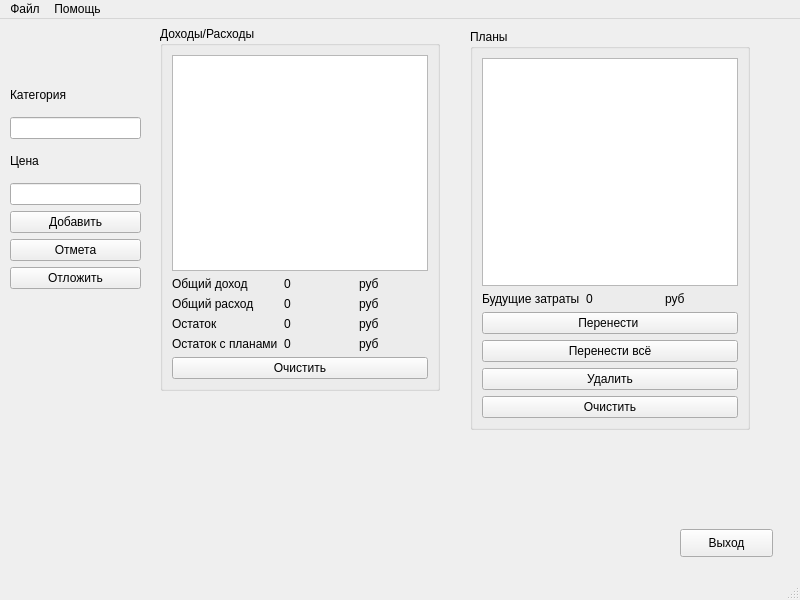
<?xml version="1.0" encoding="UTF-8"?>
<ui version="4.0">
 <class>MainWindow</class>
 <widget class="QMainWindow" name="MainWindow">
  <property name="geometry">
   <rect>
    <x>0</x>
    <y>0</y>
    <width>800</width>
    <height>600</height>
   </rect>
  </property>
  <property name="windowTitle">
   <string>MainWindow</string>
  </property>
  <widget class="QWidget" name="centralwidget">
   <widget class="QGroupBox" name="groupBox">
    <property name="geometry">
     <rect>
      <x>160</x>
      <y>7</y>
      <width>280</width>
      <height>365</height>
     </rect>
    </property>
    <property name="title">
     <string>Доходы/Расходы</string>
    </property>
    <layout class="QVBoxLayout" name="verticalLayout_11">
     <item>
      <widget class="QListWidget" name="listWidget"/>
     </item>
     <item>
      <layout class="QVBoxLayout" name="verticalLayout_5">
       <item>
        <layout class="QHBoxLayout" name="horizontalLayout_2">
         <item>
          <layout class="QVBoxLayout" name="verticalLayout_4">
           <item>
            <widget class="QLabel" name="label_Income_2">
             <property name="text">
              <string>Общий доход</string>
             </property>
            </widget>
           </item>
           <item>
            <widget class="QLabel" name="label_2">
             <property name="text">
              <string>Общий расход</string>
             </property>
            </widget>
           </item>
           <item>
            <widget class="QLabel" name="label_3">
             <property name="text">
              <string>Остаток</string>
             </property>
            </widget>
           </item>
           <item>
            <widget class="QLabel" name="label_10">
             <property name="text">
              <string>Остаток с планами</string>
             </property>
            </widget>
           </item>
          </layout>
         </item>
         <item>
          <layout class="QVBoxLayout" name="verticalLayout_3">
           <item>
            <widget class="QLabel" name="label_Income">
             <property name="text">
              <string>0</string>
             </property>
            </widget>
           </item>
           <item>
            <widget class="QLabel" name="label_Spending">
             <property name="text">
              <string>0</string>
             </property>
            </widget>
           </item>
           <item>
            <widget class="QLabel" name="label_Total">
             <property name="text">
              <string>0</string>
             </property>
            </widget>
           </item>
           <item>
            <widget class="QLabel" name="label_TotalWithFuture">
             <property name="text">
              <string>0</string>
             </property>
            </widget>
           </item>
          </layout>
         </item>
         <item>
          <layout class="QVBoxLayout" name="verticalLayout_2">
           <item>
            <widget class="QLabel" name="label_7">
             <property name="text">
              <string>руб</string>
             </property>
            </widget>
           </item>
           <item>
            <widget class="QLabel" name="label_8">
             <property name="text">
              <string>руб</string>
             </property>
            </widget>
           </item>
           <item>
            <widget class="QLabel" name="label_9">
             <property name="text">
              <string>руб</string>
             </property>
            </widget>
           </item>
           <item>
            <widget class="QLabel" name="label_13">
             <property name="text">
              <string>руб</string>
             </property>
            </widget>
           </item>
          </layout>
         </item>
        </layout>
       </item>
       <item>
        <widget class="QPushButton" name="clear_ListWirdget">
         <property name="text">
          <string>Очистить</string>
         </property>
        </widget>
       </item>
      </layout>
     </item>
    </layout>
   </widget>
   <widget class="QGroupBox" name="groupBox_2">
    <property name="geometry">
     <rect>
      <x>470</x>
      <y>10</y>
      <width>280</width>
      <height>401</height>
     </rect>
    </property>
    <property name="title">
     <string>Планы</string>
    </property>
    <layout class="QVBoxLayout" name="verticalLayout_10">
     <item>
      <widget class="QListWidget" name="listWidget_Plans"/>
     </item>
     <item>
      <layout class="QVBoxLayout" name="verticalLayout">
       <item>
        <layout class="QHBoxLayout" name="horizontalLayout">
         <item>
          <widget class="QLabel" name="label_6">
           <property name="text">
            <string>Будущие затраты</string>
           </property>
          </widget>
         </item>
         <item>
          <widget class="QLabel" name="label_FutureSpending">
           <property name="text">
            <string>0</string>
           </property>
          </widget>
         </item>
         <item>
          <widget class="QLabel" name="label_11">
           <property name="text">
            <string>руб</string>
           </property>
          </widget>
         </item>
        </layout>
       </item>
       <item>
        <widget class="QPushButton" name="add_To_MainList">
         <property name="text">
          <string>Перенести </string>
         </property>
        </widget>
       </item>
       <item>
        <widget class="QPushButton" name="transferAll">
         <property name="text">
          <string>Перенести всё</string>
         </property>
        </widget>
       </item>
       <item>
        <widget class="QPushButton" name="DeletePlan">
         <property name="text">
          <string>Удалить</string>
         </property>
        </widget>
       </item>
       <item>
        <widget class="QPushButton" name="clear_list_Plans">
         <property name="text">
          <string>Очистить</string>
         </property>
        </widget>
       </item>
      </layout>
     </item>
    </layout>
   </widget>
   <widget class="QPushButton" name="Exit">
    <property name="geometry">
     <rect>
      <x>680</x>
      <y>510</y>
      <width>93</width>
      <height>28</height>
     </rect>
    </property>
    <property name="text">
     <string>Выход</string>
    </property>
   </widget>
   <widget class="QWidget" name="layoutWidget">
    <property name="geometry">
     <rect>
      <x>10</x>
      <y>60</y>
      <width>131</width>
      <height>210</height>
     </rect>
    </property>
    <layout class="QVBoxLayout" name="verticalLayout_9">
     <item>
      <layout class="QVBoxLayout" name="verticalLayout_8">
       <item>
        <widget class="QLabel" name="label_4">
         <property name="text">
          <string>Категория</string>
         </property>
        </widget>
       </item>
       <item>
        <widget class="QLineEdit" name="line_Category"/>
       </item>
      </layout>
     </item>
     <item>
      <layout class="QVBoxLayout" name="verticalLayout_7">
       <item>
        <widget class="QLabel" name="label_5">
         <property name="text">
          <string>Цена</string>
         </property>
        </widget>
       </item>
       <item>
        <widget class="QLineEdit" name="line_Price"/>
       </item>
      </layout>
     </item>
     <item>
      <layout class="QVBoxLayout" name="verticalLayout_6">
       <item>
        <widget class="QPushButton" name="pushButton_Add">
         <property name="text">
          <string>Добавить</string>
         </property>
        </widget>
       </item>
       <item>
        <widget class="QPushButton" name="pushButton_Cansel">
         <property name="text">
          <string>Отмета</string>
         </property>
        </widget>
       </item>
       <item>
        <widget class="QPushButton" name="pushButton_addToPlans">
         <property name="text">
          <string>Отложить</string>
         </property>
        </widget>
       </item>
      </layout>
     </item>
    </layout>
   </widget>
  </widget>
  <widget class="QMenuBar" name="menubar">
   <property name="geometry">
    <rect>
     <x>0</x>
     <y>0</y>
     <width>800</width>
     <height>26</height>
    </rect>
   </property>
   <widget class="QMenu" name="menu">
    <property name="title">
     <string>Файл</string>
    </property>
    <widget class="QMenu" name="menu_2">
     <property name="title">
      <string>Сохранить</string>
     </property>
     <addaction name="Save_Current"/>
     <addaction name="Save_Previous"/>
     <addaction name="SaveFuturePlans"/>
    </widget>
    <widget class="QMenu" name="menu_3">
     <property name="title">
      <string>Загрузить</string>
     </property>
     <addaction name="DownloadCurrent"/>
     <addaction name="DownoadPrevious"/>
     <addaction name="DownloadFuturePlans"/>
    </widget>
    <addaction name="menu_2"/>
    <addaction name="menu_3"/>
    <addaction name="action_Exit"/>
   </widget>
   <widget class="QMenu" name="menu_4">
    <property name="title">
     <string>Помощь</string>
    </property>
    <addaction name="Instruction"/>
   </widget>
   <addaction name="menu"/>
   <addaction name="menu_4"/>
  </widget>
  <widget class="QStatusBar" name="statusbar"/>
  <action name="action_Exit">
   <property name="text">
    <string>Выход</string>
   </property>
  </action>
  <action name="Save_Current">
   <property name="text">
    <string>В текущий месяц</string>
   </property>
  </action>
  <action name="Save_Previous">
   <property name="text">
    <string>В прошлый месяц</string>
   </property>
  </action>
  <action name="SaveFuturePlans">
   <property name="text">
    <string>В планы</string>
   </property>
  </action>
  <action name="DownloadCurrent">
   <property name="text">
    <string>Текущий месяц</string>
   </property>
  </action>
  <action name="DownoadPrevious">
   <property name="text">
    <string>Прошлый месяц</string>
   </property>
  </action>
  <action name="DownloadFuturePlans">
   <property name="text">
    <string>Планы</string>
   </property>
  </action>
  <action name="Correct_Input">
   <property name="text">
    <string>Как правильно вводить</string>
   </property>
  </action>
  <action name="action_4">
   <property name="text">
    <string>Руководство</string>
   </property>
  </action>
  <action name="AboutProgramm">
   <property name="text">
    <string>О программе</string>
   </property>
  </action>
  <action name="Instruction">
   <property name="text">
    <string>Руководство</string>
   </property>
  </action>
 </widget>
 <resources/>
 <connections/>
</ui>
